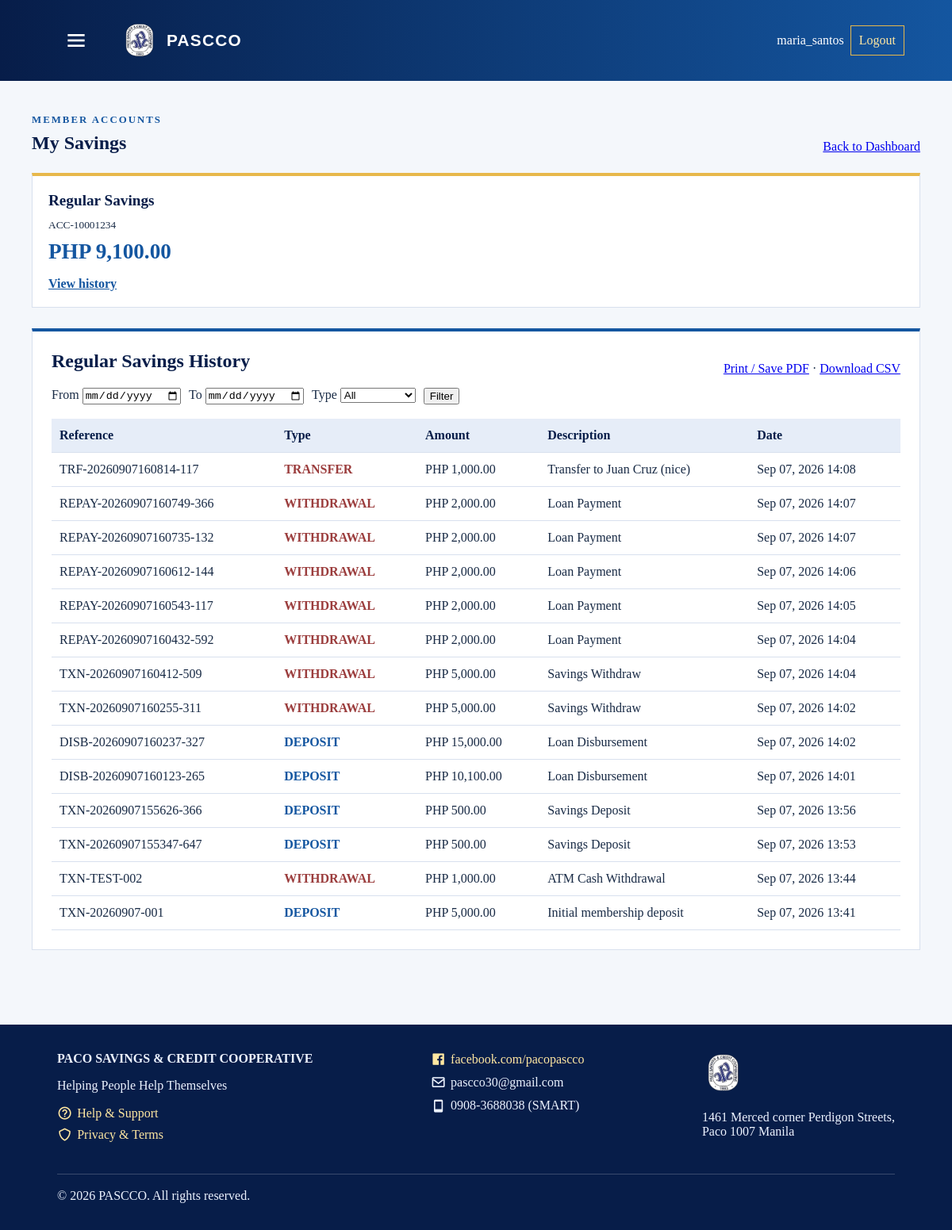
Screenshot of /paco_cooperative/member_savings.php (signed in) with the database file from the repository.
### tables this page shows
CREATE TABLE `accounts` (
  `id` int(11) UNSIGNED NOT NULL,
  `member_id` int(11) UNSIGNED NOT NULL,
  `account_number` varchar(30) NOT NULL,
  `account_type` varchar(30) NOT NULL,
  `balance` decimal(15,2) NOT NULL,
  `status` enum('active','inactive') NOT NULL,
  `created_at` timestamp NOT NULL DEFAULT current_timestamp() ON UPDATE current_timestamp()
);

CREATE TABLE `transactions` (
  `id` int(11) NOT NULL,
  `account_id` int(11) NOT NULL,
  `transaction_type` enum('deposit','withdrawal','transfer') NOT NULL,
  `amount` decimal(15,2) NOT NULL,
  `recipient_account_id` int(10) UNSIGNED DEFAULT NULL,
  `description` varchar(255) NOT NULL,
  `status` enum('pending','completed','failed') NOT NULL,
  `reference_number` varchar(50) NOT NULL,
  `transaction_date` int(11) NOT NULL,
  `created_at` int(11) NOT NULL
);

### paco_cooperative/member_savings.php (the view, shortened to what this page needs)
<?php
require_once __DIR__ . '/db.php';
require_once __DIR__ . '/pascco_shell.php';
$user_id = (int) $_SESSION['user_id'];
$account_stmt = $pdo->prepare("
    SELECT a.id AS account_id, a.account_number, a.account_type, a.balance, a.status
    FROM members m
    JOIN accounts a ON a.member_id = m.id
    WHERE m.user_id = ? AND a.status = 'active'
    ORDER BY a.id
");
$account_stmt->execute([$user_id]);
$accounts = $account_stmt->fetchAll();
$selected_account_id = (int) ($_GET['account_id'] ?? ($accounts[0]['account_id'] ?? 0));
$selected_account = null;
foreach ($accounts as $account) {
    if ((int) $account['account_id'] === $selected_account_id) {
        $selected_account = $account;
        break;
    }
}
$from_date = trim($_GET['from'] ?? '');
$to_date = trim($_GET['to'] ?? '');
$transaction_type = trim($_GET['type'] ?? '');
$transactions = [];
if ($selected_account) {
    $conditions = ['account_id = ?'];
    $parameters = [(int) $selected_account['account_id']];
    $history_stmt = $pdo->prepare('SELECT transaction_type, amount, description, reference_number, created_at FROM transactions WHERE ' . implode(' AND ', $conditions) . ' ORDER BY id DESC LIMIT 500');
    $history_stmt->execute($parameters);
    $transactions = $history_stmt->fetchAll();
}
?>
<!doctype html>
<html lang="en">
<head>
</head>
<body>
<main class="savings-page">
    <section class="heading">
        <div><div class="eyebrow">Member accounts</div><h1>My Savings</h1></div>
        <a href="dashboard.php">Back to Dashboard</a>
    </section>
    <?php if ($accounts): ?>
        <section class="accounts" aria-label="Savings accounts">
            <?php foreach ($accounts as $account): ?>
                <article class="account-card <?php echo (int) $account['account_id'] === $selected_account_id ? 'selected' : ''; ?>">
                    <h2><?php echo htmlspecialchars($account['account_type'], ENT_QUOTES, 'UTF-8'); ?></h2>
                    <small><?php echo htmlspecialchars($account['account_number'], ENT_QUOTES, 'UTF-8'); ?></small>
                    <strong>PHP <?php echo number_format($account['balance'], 2); ?></strong>
                    <a href="member_savings.php?account_id=<?php echo (int) $account['account_id']; ?>">View history</a>
                </article>
            <?php endforeach; ?>
        </section>
        <section class="history">
            <div style="align-items:center;display:flex;flex-wrap:wrap;gap:12px;justify-content:space-between"><h2><?php echo htmlspecialchars($selected_account['account_type'], ENT_QUOTES, 'UTF-8'); ?> History</h2><span><a href="statement.php?account_id=<?php echo (int) $selected_account['account_id']; ?>&from=<?php echo urlencode($from_date); ?>&to=<?php echo urlencode($to_date); ?>&type=<?php echo urlencode($transaction_type); ?>" target="_blank" rel="noopener">Print / Save PDF</a> · <a href="member_savings.php?account_id=<?php echo (int) $selected_account['account_id']; ?>&from=<?php echo urlencode($from_date); ?>&to=<?php echo urlencode($to_date); ?>&type=<?php echo urlencode($transaction_type); ?>&download=csv">Download CSV</a></span></div>
            <form method="GET" style="display:flex;flex-wrap:wrap;gap:10px;margin-bottom:18px"><label>From <input type="date" name="from" value="<?php echo htmlspecialchars($from_date, ENT_QUOTES, 'UTF-8'); ?>"></label><label>To <input type="date" name="to" value="<?php echo htmlspecialchars($to_date, ENT_QUOTES, 'UTF-8'); ?>"></label><label>Type <select name="type"><option value="">All</option></select></label><button type="submit">Filter</button></form>
            <?php if ($transactions): ?>
                <div class="table-wrap">
                    <table>
                        <thead><tr><th>Reference</th><th>Type</th><th>Amount</th><th>Description</th><th>Date</th></tr></thead>
                        <tbody>
                        <?php foreach ($transactions as $transaction): ?>
                            <tr>
                                <td><?php echo htmlspecialchars($transaction['reference_number'], ENT_QUOTES, 'UTF-8'); ?></td>
                                <td class="<?php echo htmlspecialchars($transaction['transaction_type'], ENT_QUOTES, 'UTF-8'); ?>"><?php echo strtoupper(htmlspecialchars($transaction['transaction_type'], ENT_QUOTES, 'UTF-8')); ?></td>
                                <td>PHP <?php echo number_format($transaction['amount'], 2); ?></td>
                                <td><?php echo htmlspecialchars($transaction['description'], ENT_QUOTES, 'UTF-8'); ?></td>
                                <td><?php echo date('M d, Y H:i', (int) $transaction['created_at']); ?></td>
                            </tr>
                        <?php endforeach; ?>
                        </tbody>
                    </table>
                </div>
            <?php else: ?><p class="empty">No transactions found for this savings account.</p><?php endif; ?>
        </section>
    <?php else: ?>
        <section class="history"><p class="empty">No active savings accounts found.</p></section>
    <?php endif; ?>
</main>
</body>
</html>

### paco_cooperative/pascco_shell.php (style rules this page uses)
html, body { overflow-x: hidden; }

### paco_cooperative/member_savings.php (style rules this page uses)
body { background: #f4f7fb; color: #182a45; font-family: Georgia, 'Times New Roman', serif; margin: 0; }
.savings-page { margin: 0 auto; max-width: 1120px; padding: 42px 22px 70px; }
.heading { align-items: end; display: flex; justify-content: space-between; margin-bottom: 24px; }
.heading h1 { color: #071d49; margin: 8px 0 0; }
.eyebrow { color: #1456a0; font-size: .8rem; font-weight: bold; letter-spacing: .16em; text-transform: uppercase; }
.accounts { display: grid; gap: 18px; grid-template-columns: repeat(auto-fit, minmax(230px, 1fr)); margin-bottom: 26px; }
.account-card { background: white; border: 1px solid #d8e0ee; border-top: 4px solid #1456a0; padding: 20px; }
.account-card.selected { border-top-color: #e7b84b; }
.account-card h2 { color: #071d49; font-size: 1.2rem; margin: 0 0 10px; }
.account-card strong { color: #1456a0; display: block; font-size: 1.7rem; margin: 10px 0 16px; }
.account-card a { color: #1456a0; font-weight: bold; }
.history { background: white; border: 1px solid #d8e0ee; border-top: 4px solid #1456a0; padding: 24px; }
.history h2 { color: #071d49; margin-top: 0; }
.table-wrap { overflow-x: auto; }
table { border-collapse: collapse; width: 100%; }
th, td { border-bottom: 1px solid #d8e0ee; padding: 12px 10px; text-align: left; }
th { background: #e6edf8; color: #071d49; }
.deposit { color: #1456a0; font-weight: bold; }
.withdrawal, .transfer { color: #9b3d3d; font-weight: bold; }

### rows the page displays
accounts: account_type "Regular Savings", account_number "ACC-10001234", balance "9,100.00"
transactions: reference_number "TRF-20260907160814-117", transaction_type "TRANSFER", amount "1,000.00", description "Transfer to Juan Cruz (nice)", created_at "Sep 07, 2026 14:08"
transactions: reference_number "REPAY-20260907160749-366", transaction_type "WITHDRAWAL", amount "2,000.00", description "Loan Payment", created_at "Sep 07, 2026 14:07"
transactions: reference_number "REPAY-20260907160735-132", transaction_type "WITHDRAWAL", amount "2,000.00", description "Loan Payment", created_at "Sep 07, 2026 14:07"
transactions: reference_number "REPAY-20260907160612-144", transaction_type "WITHDRAWAL", amount "2,000.00", description "Loan Payment", created_at "Sep 07, 2026 14:06"
transactions: reference_number "REPAY-20260907160543-117", transaction_type "WITHDRAWAL", amount "2,000.00", description "Loan Payment", created_at "Sep 07, 2026 14:05"
transactions: reference_number "REPAY-20260907160432-592", transaction_type "WITHDRAWAL", amount "2,000.00", description "Loan Payment", created_at "Sep 07, 2026 14:04"
transactions: reference_number "TXN-20260907160412-509", transaction_type "WITHDRAWAL", amount "5,000.00", description "Savings Withdraw", created_at "Sep 07, 2026 14:04"
transactions: reference_number "TXN-20260907160255-311", transaction_type "WITHDRAWAL", amount "5,000.00", description "Savings Withdraw", created_at "Sep 07, 2026 14:02"
transactions: reference_number "DISB-20260907160237-327", transaction_type "DEPOSIT", amount "15,000.00", description "Loan Disbursement", created_at "Sep 07, 2026 14:02"
transactions: reference_number "DISB-20260907160123-265", transaction_type "DEPOSIT", amount "10,100.00", description "Loan Disbursement", created_at "Sep 07, 2026 14:01"
transactions: reference_number "TXN-20260907155626-366", transaction_type "DEPOSIT", amount "500.00", description "Savings Deposit", created_at "Sep 07, 2026 13:56"
transactions: reference_number "TXN-20260907155347-647", transaction_type "DEPOSIT", amount "500.00", description "Savings Deposit", created_at "Sep 07, 2026 13:53"
transactions: reference_number "TXN-TEST-002", transaction_type "WITHDRAWAL", amount "1,000.00", description "ATM Cash Withdrawal", created_at "Sep 07, 2026 13:44"
transactions: reference_number "TXN-20260907-001", transaction_type "DEPOSIT", amount "5,000.00", description "Initial membership deposit", created_at "Sep 07, 2026 13:41"

### other values shown
$_SESSION['username'] "maria_santos"
